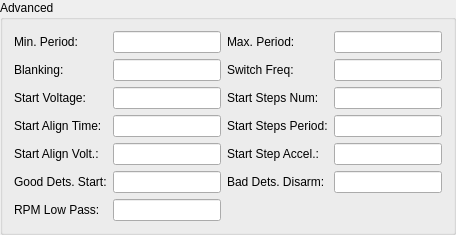
    <widget class="QGroupBox" name="groupBox_8">
     <property name="title">
      <string>Advanced</string>
     </property>
     <layout class="QHBoxLayout" name="horizontalLayout_16">
      <item>
       <layout class="QFormLayout" name="formLayout_40">
        <property name="fieldGrowthPolicy">
         <enum>QFormLayout::AllNonFixedFieldsGrow</enum>
        </property>
        <item row="0" column="0">
         <widget class="QLabel" name="label_125">
          <property name="text">
           <string>Min. Period:</string>
          </property>
         </widget>
        </item>
        <item row="0" column="1">
         <widget class="QLineEdit" name="MIN_PERIOD">
          <property name="toolTip">
           <string>&lt;html&gt;&lt;head/&gt;&lt;body&gt;&lt;p&gt;The minimum commutation period allowed in microseconds&lt;/p&gt;&lt;/body&gt;&lt;/html&gt;</string>
          </property>
         </widget>
        </item>
        <item row="1" column="0">
         <widget class="QLabel" name="label_127">
          <property name="text">
           <string>Blanking:</string>
          </property>
         </widget>
        </item>
        <item row="1" column="1">
         <widget class="QLineEdit" name="BLANKING_MICROS">
          <property name="toolTip">
           <string>&lt;html&gt;&lt;head/&gt;&lt;body&gt;&lt;p&gt;The number of microseconds to ignore back EMF after a commutation.&lt;/p&gt;&lt;/body&gt;&lt;/html&gt;</string>
          </property>
         </widget>
        </item>
        <item row="2" column="0">
         <widget class="QLabel" name="label_129">
          <property name="text">
           <string>Start Voltage:</string>
          </property>
         </widget>
        </item>
        <item row="2" column="1">
         <widget class="QLineEdit" name="START_VOLTAGE">
          <property name="toolTip">
           <string>&lt;html&gt;&lt;head/&gt;&lt;body&gt;&lt;p&gt;The amount of voltage presented to the motor during startup. Allowable range is 0.1v to 3.0v&lt;/p&gt;&lt;/body&gt;&lt;/html&gt;</string>
          </property>
         </widget>
        </item>
        <item row="3" column="0">
         <widget class="QLabel" name="label_133">
          <property name="text">
           <string>Start Align Time:</string>
          </property>
         </widget>
        </item>
        <item row="3" column="1">
         <widget class="QLineEdit" name="START_ALIGN_TIME">
          <property name="toolTip">
           <string>&lt;html&gt;&lt;head/&gt;&lt;body&gt;&lt;p&gt;ms to align rotor in known position&lt;/p&gt;&lt;/body&gt;&lt;/html&gt;</string>
          </property>
         </widget>
        </item>
        <item row="4" column="0">
         <widget class="QLabel" name="label_137">
          <property name="text">
           <string>Start Align Volt.:</string>
          </property>
         </widget>
        </item>
        <item row="4" column="1">
         <widget class="QLineEdit" name="START_ALIGN_VOLTAGE">
          <property name="toolTip">
           <string>&lt;html&gt;&lt;head/&gt;&lt;body&gt;&lt;p&gt;max voltage during align (around 0.8 * START_VOLTAGE)&lt;/p&gt;&lt;/body&gt;&lt;/html&gt;</string>
          </property>
         </widget>
        </item>
        <item row="5" column="0">
         <widget class="QLabel" name="label_130">
          <property name="text">
           <string>Good Dets. Start:</string>
          </property>
         </widget>
        </item>
        <item row="5" column="1">
         <widget class="QLineEdit" name="GOOD_DETECTS_START">
          <property name="toolTip">
           <string>&lt;html&gt;&lt;head/&gt;&lt;body&gt;&lt;p&gt;Once started, the number of good, in order zero crossings needed to be detected before the motor is considered to be in the running state.&lt;/p&gt;&lt;/body&gt;&lt;/html&gt;</string>
          </property>
         </widget>
        </item>
        <item row="6" column="0">
         <widget class="QLabel" name="label_219">
          <property name="text">
           <string>RPM Low Pass:</string>
          </property>
         </widget>
        </item>
        <item row="6" column="1">
         <widget class="QLineEdit" name="RPM_MEAS_LP">
          <property name="toolTip">
           <string>&lt;html&gt;&lt;head/&gt;&lt;body&gt;&lt;p&gt;lowpass measured RPM values for closed loop control (0 = none, 0.99 = max, &amp;gt;=1 not allowed)&lt;/p&gt;&lt;/body&gt;&lt;/html&gt;</string>
          </property>
         </widget>
        </item>
       </layout>
      </item>
      <item>
       <layout class="QFormLayout" name="formLayout_41">
        <property name="fieldGrowthPolicy">
         <enum>QFormLayout::AllNonFixedFieldsGrow</enum>
        </property>
        <item row="0" column="0">
         <widget class="QLabel" name="label_166">
          <property name="text">
           <string>Max. Period:</string>
          </property>
         </widget>
        </item>
        <item row="0" column="1">
         <widget class="QLineEdit" name="MAX_PERIOD">
          <property name="toolTip">
           <string>&lt;html&gt;&lt;head/&gt;&lt;body&gt;&lt;p&gt;The maximum commutation period allowed in microseconds&lt;/p&gt;&lt;/body&gt;&lt;/html&gt;</string>
          </property>
         </widget>
        </item>
        <item row="1" column="0">
         <widget class="QLabel" name="label_117">
          <property name="text">
           <string>Switch Freq:</string>
          </property>
         </widget>
        </item>
        <item row="1" column="1">
         <widget class="QLineEdit" name="SWITCH_FREQ">
          <property name="toolTip">
           <string>&lt;html&gt;&lt;head/&gt;&lt;body&gt;&lt;p&gt;The output PWM pulse frequency used to power the motor windings in KHz.  Valid range is from 4KHz to 64KHz.&lt;/p&gt;&lt;/body&gt;&lt;/html&gt;</string>
          </property>
         </widget>
        </item>
        <item row="2" column="0">
         <widget class="QLabel" name="label_173">
          <property name="text">
           <string>Start Steps Num:</string>
          </property>
         </widget>
        </item>
        <item row="2" column="1">
         <widget class="QLineEdit" name="START_STEPS_NUM">
          <property name="toolTip">
           <string>&lt;html&gt;&lt;head/&gt;&lt;body&gt;&lt;p&gt;steps without commutation&lt;/p&gt;&lt;/body&gt;&lt;/html&gt;</string>
          </property>
         </widget>
        </item>
        <item row="3" column="0">
         <widget class="QLabel" name="label_178">
          <property name="text">
           <string>Start Steps Period:</string>
          </property>
         </widget>
        </item>
        <item row="3" column="1">
         <widget class="QLineEdit" name="START_STEPS_PERIOD">
          <property name="toolTip">
           <string>&lt;html&gt;&lt;head/&gt;&lt;body&gt;&lt;p&gt;us betweet steps&lt;/p&gt;&lt;/body&gt;&lt;/html&gt;</string>
          </property>
         </widget>
        </item>
        <item row="4" column="0">
         <widget class="QLabel" name="label_211">
          <property name="text">
           <string>Start Step Accel.:</string>
          </property>
         </widget>
        </item>
        <item row="4" column="1">
         <widget class="QLineEdit" name="START_STEPS_ACCEL">
          <property name="toolTip">
           <string>&lt;html&gt;&lt;head/&gt;&lt;body&gt;&lt;p&gt;us each following step will be shorter (acceleration)&lt;/p&gt;&lt;/body&gt;&lt;/html&gt;</string>
          </property>
         </widget>
        </item>
        <item row="5" column="0">
         <widget class="QLabel" name="label_115">
          <property name="frameShape">
           <enum>QFrame::NoFrame</enum>
          </property>
          <property name="text">
           <string>Bad Dets. Disarm:</string>
          </property>
         </widget>
        </item>
        <item row="5" column="1">
         <widget class="QLineEdit" name="BAD_DETECTS_DISARM">
          <property name="toolTip">
           <string>&lt;html&gt;&lt;head/&gt;&lt;body&gt;&lt;p&gt; The number of missed zero crossing detects allowed before the ESC considers the motor not to be running at which point will go into the disarmed state.&lt;/p&gt;&lt;/body&gt;&lt;/html&gt;</string>
          </property>
         </widget>
        </item>
       </layout>
      </item>
     </layout>
    </widget>
